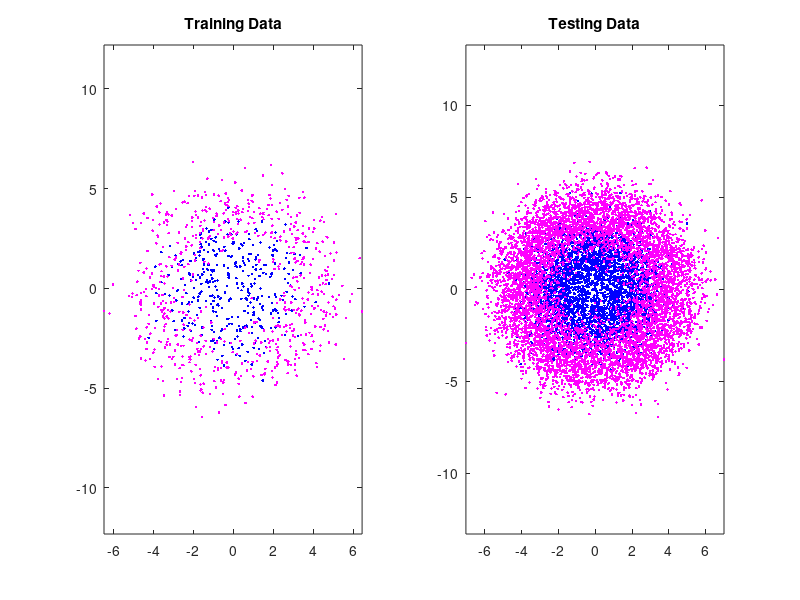

The MATLAB script that drew this image:
clear all, close all,

plotData = 1;
n = 2; Ntrain = 1000; Ntest = 10000; 
ClassPriors = [0.35,0.65]; r0 = 2; r1 = 4; sigma = 1;

TrainingData.labels = (rand(1,Ntrain) > ClassPriors(1));
ind0train = find(TrainingData.labels==0);ind1train = find(TrainingData.labels==1);
N0 = length(ind0train); N1 = length(ind1train);
theta0 = 2*pi*rand(1,N0); x0 = sigma*randn(n,N0) + r0*[cos(theta0);sin(theta0)];
theta1 = 2*pi*rand(1,N1); x1 = sigma*randn(n,N1) + r1*[cos(theta1);sin(theta1)];
TrainingData.features(:,ind0train) =  x0; TrainingData.features(:,ind1train) =  x1;


TestingData.labels = (rand(1,Ntest) > ClassPriors(1));
ind0test = find(TestingData.labels==0);ind1test = find(TestingData.labels==1);
N0 = length(ind0test); N1 = length(ind1test);
theta0 = 2*pi*rand(1,N0); x0 = sigma*randn(n,N0) + r0*[cos(theta0);sin(theta0)];
theta1 = 2*pi*rand(1,N1); x1 = sigma*randn(n,N1) + r1*[cos(theta1);sin(theta1)];
TestingData.features(:,ind0test) =  x0; TestingData.features(:,ind1test) =  x1;

if plotData == 1
    figure(1), subplot(1,2,1),
    plot(TrainingData.features(1,ind0train),TrainingData.features(2,ind0train),'b.'); hold on, 
    plot(TrainingData.features(1,ind1train),TrainingData.features(2,ind1train),'m.'); axis equal, 
    title('Training Data'),
    subplot(1,2,2),
    plot(TestingData.features(1,ind0test),TestingData.features(2,ind0test),'b.'); hold on, 
    plot(TestingData.features(1,ind1test),TestingData.features(2,ind1test),'m.'); axis equal, 
    title('Testing Data'),
end
%disp(TrainingData.features(1,ind0train));
train1_0 = TrainingData.features(1,ind0train);
train2_0 = TrainingData.features(2,ind0train);
train1_1 = TrainingData.features(1,ind1train);
train2_1 = TrainingData.features(2,ind1train);
test1_0 = TestingData.features(1,ind0train);
test2_0 = TestingData.features(2,ind0train);
test1_1 = TestingData.features(1,ind1train);
test2_1 = TestingData.features(2,ind1train);
%c = {test1_0(:);test1_1(:);test2_0(:);test2_1(:);};
% Convert cell to a table and use first row as variable names
csvwrite('training_label0.csv', [train1_0(:),train2_0(:)]);
csvwrite('training_label1.csv', [train1_1(:),train2_1(:)]);
csvwrite('testing_label0.csv', [test1_0(:),test2_0(:)]);
csvwrite('testing_label1.csv', [test1_1(:),test2_1(:)]);
